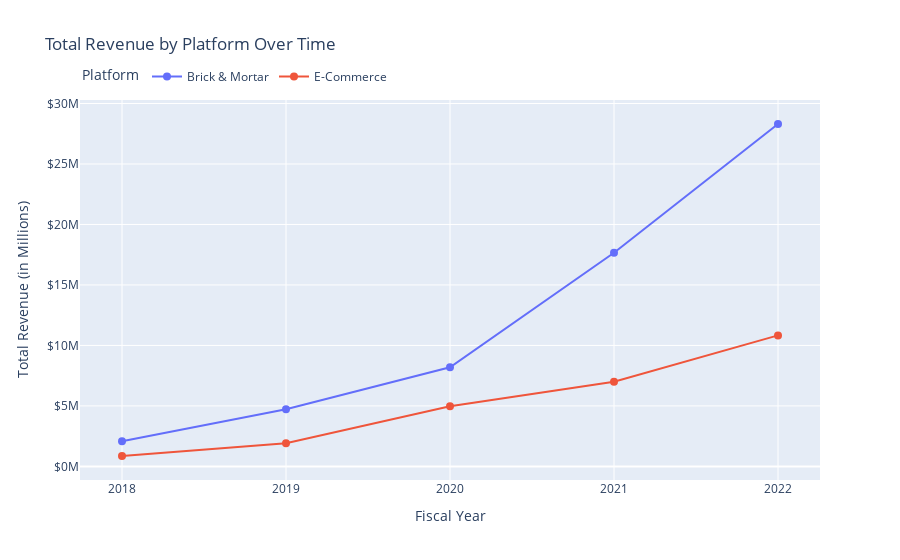

Notebook code cell kept with this figure:
### Code cell
# Create a pivot table to structure the data for plotting
revenue_over_time = aggregated_by_platform.pivot(index='fiscal_year', columns='platform', values='total_revenue')

# Initialize the Plotly figure
fig = go.Figure()

# Plot each platform
for platform in revenue_over_time.columns:
    fig.add_trace(
        go.Scatter(
            x=revenue_over_time.index,
            y=revenue_over_time[platform] / 1e6,  # Convert to millions
            mode='lines+markers',
            name=platform,
            line=dict(width=2),
            marker=dict(size=8)
        )
    )

# Update x-axis properties
fig.update_xaxes(
    title_text='Fiscal Year',
    tickvals=revenue_over_time.index,  # Set the tick values to years
    ticktext=[str(int(year)) for year in revenue_over_time.index],  # Format tick labels as integers
)

# Update y-axis properties
fig.update_yaxes(
    title_text='Total Revenue (in Millions)',
    tickprefix='$',
    tickformat=',.0f',  # Format numbers as 10M, 20M, etc.
    ticksuffix='M'  # Add 'M' suffix for millions
)

# Update layout properties
fig.update_layout(
    title_text='Total Revenue by Platform Over Time',
    legend_title_text='Platform',
    xaxis_title='Fiscal Year',
    yaxis_title='Total Revenue (in Millions)',
    showlegend=True,
    legend=dict(x=0, y=1.1, orientation='h'),
    grid=dict(rows=1, columns=1)
)

fig.show()

### Figure 1 — Plotly figure (JSON) as saved in the notebook; plotly's stock layout.template omitted (floating-point values rounded to 4 significant figures)
{"data": [{"line": {"width": 2}, "marker": {"size": 8}, "mode": "lines+markers", "name": "Brick & Mortar", "type": "scatter", "x": [2018, 2019, 2020, 2021, 2022], "y": [2.083, 4.721, 8.196, 17.66, 28.31]}, {"line": {"width": 2}, "marker": {"size": 8}, "mode": "lines+markers", "name": "E-Commerce", "type": "scatter", "x": [2018, 2019, 2020, 2021, 2022], "y": [0.8605, 1.921, 4.977, 7.005, 10.83]}], "layout": {"grid": {"columns": 1, "rows": 1}, "legend": {"orientation": "h", "title": {"text": "Platform"}, "x": 0, "y": 1.1}, "showlegend": true, "title": {"text": "Total Revenue by Platform Over Time"}, "xaxis": {"ticktext": ["2018", "2019", "2020", "2021", "2022"], "tickvals": [2018, 2019, 2020, 2021, 2022], "title": {"text": "Fiscal Year"}}, "yaxis": {"tickformat": ",.0f", "tickprefix": "$", "ticksuffix": "M", "title": {"text": "Total Revenue (in Millions)"}}}}
